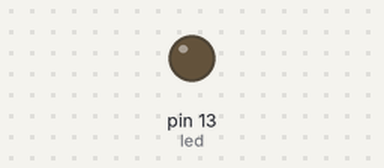
A sketch run on a simulated Arduino Uno, built with avr-gcc and run on an emulated ATmega328P. Shown: output pins drawn as LEDs (lit = HIGH).

Above: at 1.0 s.
At 3.18 s:
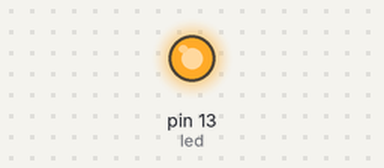
Timing chart, 0 to 3.5 s (numbered marks = the images above):
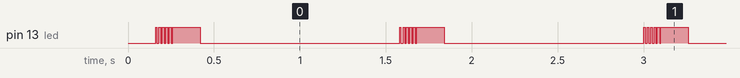

Measured:
- by itself, pin 13 (led): repeats every 1.4 s: 4 × (LOW 0.01 s, HIGH 0.01 s), LOW 0.01 s, HIGH 0.16 s, LOW 1.2 s, HIGH 0.01 s
- by itself, everything shown: repeats every 8.5 s, in 12 steps

The sketch:

day2.ino
```cpp
int dls;
int led=13;
int period=20;
int i;
int j;
void setup() {
  // put your setup code here, to run once:

//第一題
  //dls=1;
  //pinMode(led, OUTPUT);

//第二題
  pinMode(led, OUTPUT); //這行是會由亮變暗
 //pinMode(period, OUTPUT);//這行是會由暗變亮
}

void loop() {
  // put your main code here, to run repeatedly:


//第一題
  //digitalWrite(led, HIGH);
  //delay(dls);

  //digitalWrite(led, LOW);
  //delay(20-dls);


 //第二題由暗變亮
  for(i=0;i<=period;i++)
  {
    digitalWrite(led, HIGH);
    delay(i);
    digitalWrite(led, LOW);
    delay(period-i);
  }

//第三題由亮變暗
  //for(j=0;j<=period;j++){
    //digitalWrite(led, HIGH);
    //delay(j);
     /*digitalWrite(led, LOW);
    delay(i-period);

  }
  */

    digitalWrite(led, LOW);
    delay(1000);

}
```
